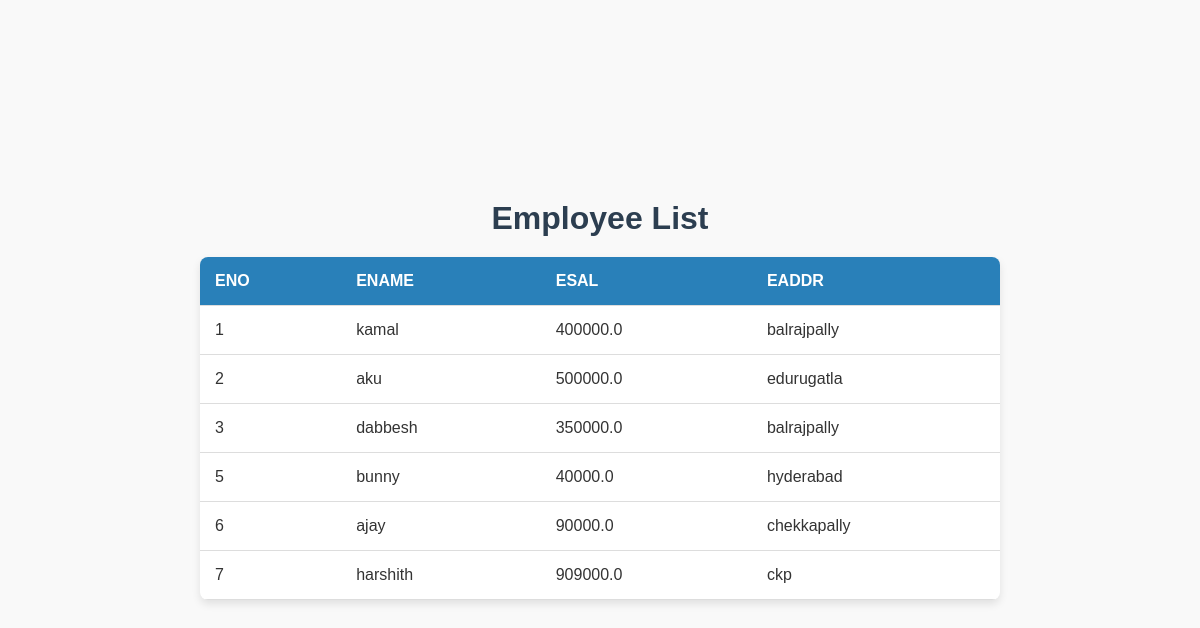
Page /emp_view on the committed database.
### testapp/models.py (models this page shows)
class Employee(models.Model):
    eno=models.IntegerField()
    e_name=models.CharField(max_length=30)
    e_sal=models.FloatField()
    e_addr=models.CharField(max_length=30)
    e_number=models.IntegerField()

### testapp/views.py (the view)
# urls.py: path('emp_view',views.emp_view)
def emp_view(request):
    emp_list = Employee.objects.all()
    my_dict = {'emp_list': emp_list}
    return render(request, 'testapp/emp.html', context=my_dict)

### templates/testapp/emp.html (shortened to what this page needs)
<!DOCTYPE html>
<html lang="en">
<head>
</head>
<body>
<h1>Employee List</h1>
{% if emp_list %}
<table>
    <thead>
        <tr>
            <th>ENO</th>
            <th>ENAME</th>
            <th>ESAL</th>
            <th>EADDR</th>
        </tr>
    </thead>
    <tbody>
        {% for emp in emp_list %}
        <tr>
            <td data-label="ENO">{{ emp.eno }}</td>
            <td data-label="ENAME">{{ emp.e_name }}</td>
            <td data-label="ESAL">{{ emp.e_sal }}</td>
            <td data-label="EADDR">{{ emp.e_addr }}</td>
        </tr>
        {% endfor %}
    </tbody>
</table>
{% else %}
<p style="color: #e74c3c; font-weight: bold; margin-top: 20px;">No records found</p>
{% endif %}
</body>
</html>

### templates/testapp/emp.html (style rules this page uses)
* { margin: 0; padding: 0; box-sizing: border-box; }
body { font-family: Arial, sans-serif; background-color: #f9f9f9; color: #333; display: flex; justify-content: center; align-items: center; flex-direction: column; padding: 20px; min-height: 100vh; }
h1 { margin-bottom: 20px; color: #2c3e50; }
table { width: 100%; max-width: 800px; border-collapse: collapse; background-color: #fff; border-radius: 8px; overflow: hidden; box-shadow: 0 4px 8px rgba(0, 0, 0, 0.1); }
thead { background-color: #2980b9; color: #fff; }
th, td { padding: 15px; text-align: left; border-bottom: 1px solid #ddd; }
th { font-weight: bold; }

### rows in the picture
Employee: eno "1", e_name "kamal", e_sal "400000.0", e_addr "balrajpally"
Employee: eno "2", e_name "aku", e_sal "500000.0", e_addr "edurugatla"
Employee: eno "3", e_name "dabbesh", e_sal "350000.0", e_addr "balrajpally"
Employee: eno "5", e_name "bunny", e_sal "40000.0", e_addr "hyderabad"
Employee: eno "6", e_name "ajay", e_sal "90000.0", e_addr "chekkapally"
Employee: eno "7", e_name "harshith", e_sal "909000.0", e_addr "ckp"
